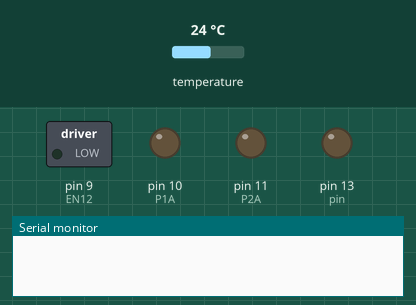
Recording of a sketch running on a simulated Arduino Uno, built with avr-gcc and run on an emulated ATmega328P. Parts: switched loads named in the sketch (green lamp = pin HIGH), output pins drawn as LEDs (lit = HIGH), the last lines printed to the serial monitor. The test bench sets the inputs (shaded band); at power-on: temperature 24 °C.

Above: at 0.1 s.
At 79.5 s:
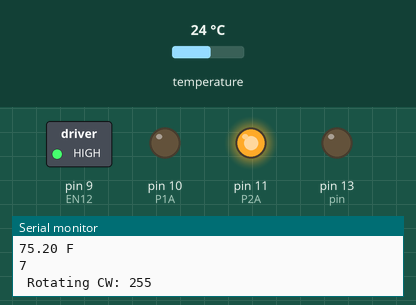
At 80.4 s:
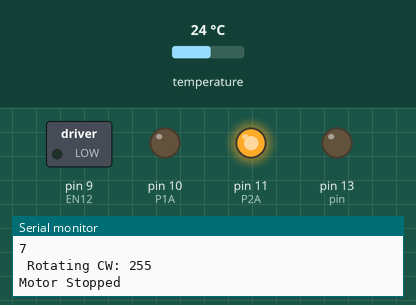
Timing chart, 0 to 81.9 s (numbered marks = the images above):
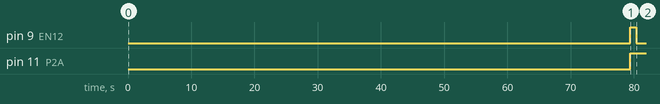

The sketch:

Final_Code.ino
```cpp
//temp1 is the variable where we will input the bluetooth
//all bluetooth code is there but not included due to issues we were having

#include <OneWire.h>
#include <DallasTemperature.h>
#define ONE_WIRE_BUS 8
//#include "SoftwareSerial.h"
//SoftwareSerial mySerial(2, 3);

OneWire oneWire(ONE_WIRE_BUS);

DallasTemperature sensors(&oneWire);

#define P1A 10 // define pin 10as for P1A
#define P2A 11 // define pin 11 as for P2A
#define EN12 9 // define pin 9 as for 1,2EN enable


//void initBluetooth() {
  //mySerial.begin(9600);
  //Serial.begin(9600);
//}

//void updateSerial() {
  //if(mySerial.available())
    //Serial.write(mySerial.read());

  //if(Serial.available())
    //mySerial.write(Serial.read());
//}

//global vars

float Celsius = 0;
float Fahrenheit = 0;
float MeanTemp = 0;
int i = 0;
float NewFahrenheit = 0;
int roundFahrenheit = 0;

int newTemp = 0;
int pin=13;
int count = 0;
int motor = 0;
int temp1 = 68;

void setup() {
  pinMode(pin,OUTPUT);
  sensors.begin();
  Serial.begin(9600);
  //initBluetooth();
  Serial.begin(9600);// setup Serial Monitor to display information
  pinMode(P1A, OUTPUT);// define pin as OUTPUT for P1A
  pinMode(P2A, OUTPUT);// define pin as OUTPUT for P2A
  pinMode(EN12, OUTPUT);// define pin as OUTPUT for 1,2EN
  motor = 0;

}

void loop(){

  motor = motor;

  i = 0;
  NewFahrenheit = 0;
  for (i = 0; i < 45; i++) //repeats loop 45 times once every second to get good average data
  {
    sensors.requestTemperatures();
    Celsius = sensors.getTempCByIndex(0);
    Fahrenheit = sensors.toFahrenheit(Celsius);

    NewFahrenheit = (NewFahrenheit + Fahrenheit); // adds each farenheit to a sum to find average later
    Serial.println(Fahrenheit,4); // prints non additive farenheit to ensure its working
    delay(1000); // delay in each reading

  }
  MeanTemp = (NewFahrenheit / (45)); // finds mean temp
  Serial.print(MeanTemp,2); // prints mean temp to ensure it is working correctly
  Serial.println(" F");
  newTemp = (MeanTemp-temp1);
  Serial.println(newTemp);
   //dummy var that is supposed to reprsent the

  // all of these turn the motor for a certain amount of time to turn the knob on fan and motor is used so that we
  // can turn it from low to high becuase that will take a different distance than off to high ect..,
  if ((newTemp>5) && (motor == 0)) { //off - high
    L293D('L',255,1);
    delay(950);
    L293D('L',255,0);
    motor = 1;
  }
  else if ((newTemp<=5) && (-3<=newTemp) && (motor==0)) { //off - low
    L293D('L',255,1);
    delay(4000);
    L293D('L',255,0);
    motor = 2;
  }
  else if ((newTemp<=5) && (-3<=newTemp) && (motor==1)) { //high - low
    L293D('L',255,1);
    delay(3000);
    L293D('L',255,0);
    motor = 2;

  }
  else if ((newTemp>5) && (motor==2)) { //low - high
    L293D('R',255,1);
    delay(3000);
    L293D('R',255,0);
    motor = 1;
  }
  else if ((newTemp<-3) && (motor==1)) { //high - off
    L293D('R',255,1);
    delay(950);
    L293D('R',255,0);
    motor = 0;
  }
  else if ((newTemp<-3) && (motor==2)) { //low - off
    L293D('R',255,1);
    delay(4000);
    L293D('R',255,0);
    motor = 0;
  }
  else if ((newTemp<-3) && (motor==0)) { //off - off
    L293D('R',0,0);
    motor = 0;
  }
  else if ((newTemp>5) && (motor==1)) { //high - high
    L293D('R',0,0);
    motor = 1;
  }
  else if ((newTemp<=5) && (-3<=newTemp) && (motor==2)) { //low-low
    L293D('R',0,0);
    motor = 2;
  }
  delay(1800000); //30 minute delay between tests
  Serial.println(motor);
  //Need to add delay here for the loop so that we can set how many times it tests temp ect
}


void L293D(char dir,int spd, int en) // This code reverses motor speeds and sets Left and Right as varibles
{
  if(dir =='L')
  {
    if(en ==0){
       Serial.println("Motor Stopped");// Shows motor stopped so I can make sure code is wokring
    }else{
       Serial.print(" Rotating CW: "); // L = clockwise
       Serial.println(spd);// Lets me see speed of motor
    }
    digitalWrite(EN12 ,en);// Enable 1A and 2A changes polarity
    analogWrite(P1A,spd);
    digitalWrite(P2A,LOW);

    digitalWrite(EN12 ,en);// Disable 1A and 2A changes polarity
    digitalWrite(P1A,LOW);
    analogWrite(P2A,spd);
  }
}
```

Measured:
- by itself, pin 9 (EN12): LOW → HIGH at 79.4 s, → LOW 0.95 s later
- by itself, pin 11 (P2A): LOW → HIGH at 79.4 s
